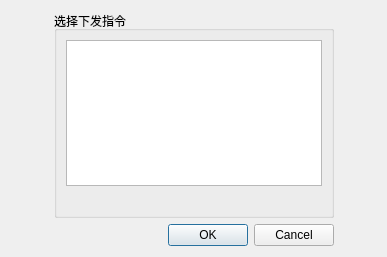
<?xml version="1.0" encoding="UTF-8"?>
<ui version="4.0">
 <class>Dialog_SendControlDeviceOrder</class>
 <widget class="QDialog" name="Dialog_SendControlDeviceOrder">
  <property name="geometry">
   <rect>
    <x>0</x>
    <y>0</y>
    <width>387</width>
    <height>257</height>
   </rect>
  </property>
  <property name="windowTitle">
   <string>Dialog</string>
  </property>
  <layout class="QGridLayout" name="gridLayout">
   <item row="1" column="1">
    <widget class="QDialogButtonBox" name="buttonBox">
     <property name="orientation">
      <enum>Qt::Horizontal</enum>
     </property>
     <property name="standardButtons">
      <set>QDialogButtonBox::Cancel|QDialogButtonBox::Ok</set>
     </property>
    </widget>
   </item>
   <item row="0" column="0">
    <spacer name="horizontalSpacer">
     <property name="orientation">
      <enum>Qt::Horizontal</enum>
     </property>
     <property name="sizeHint" stdset="0">
      <size>
       <width>40</width>
       <height>20</height>
      </size>
     </property>
    </spacer>
   </item>
   <item row="0" column="1">
    <widget class="QGroupBox" name="groupBox">
     <property name="title">
      <string>选择下发指令</string>
     </property>
     <layout class="QVBoxLayout" name="verticalLayout">
      <item>
       <widget class="QListWidget" name="listWidget"/>
      </item>
      <item>
       <spacer name="verticalSpacer_2">
        <property name="orientation">
         <enum>Qt::Vertical</enum>
        </property>
        <property name="sizeType">
         <enum>QSizePolicy::Fixed</enum>
        </property>
        <property name="sizeHint" stdset="0">
         <size>
          <width>20</width>
          <height>20</height>
         </size>
        </property>
       </spacer>
      </item>
     </layout>
    </widget>
   </item>
   <item row="0" column="2">
    <spacer name="horizontalSpacer_2">
     <property name="orientation">
      <enum>Qt::Horizontal</enum>
     </property>
     <property name="sizeHint" stdset="0">
      <size>
       <width>40</width>
       <height>20</height>
      </size>
     </property>
    </spacer>
   </item>
  </layout>
 </widget>
 <resources/>
 <connections>
  <connection>
   <sender>buttonBox</sender>
   <signal>accepted()</signal>
   <receiver>Dialog_SendControlDeviceOrder</receiver>
   <slot>accept()</slot>
   <hints>
    <hint type="sourcelabel">
     <x>248</x>
     <y>254</y>
    </hint>
    <hint type="destinationlabel">
     <x>157</x>
     <y>274</y>
    </hint>
   </hints>
  </connection>
  <connection>
   <sender>buttonBox</sender>
   <signal>rejected()</signal>
   <receiver>Dialog_SendControlDeviceOrder</receiver>
   <slot>reject()</slot>
   <hints>
    <hint type="sourcelabel">
     <x>316</x>
     <y>260</y>
    </hint>
    <hint type="destinationlabel">
     <x>286</x>
     <y>274</y>
    </hint>
   </hints>
  </connection>
 </connections>
</ui>
